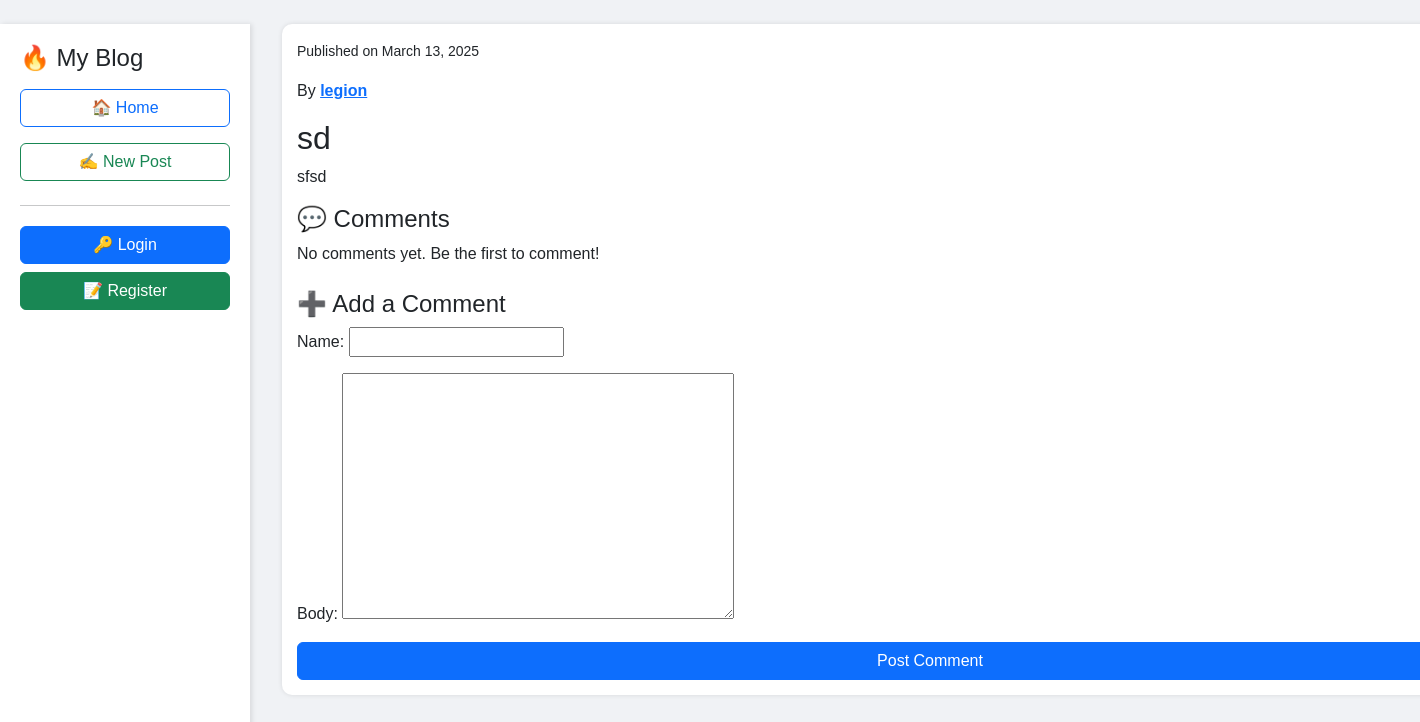
The app's page /post/3/, older data.
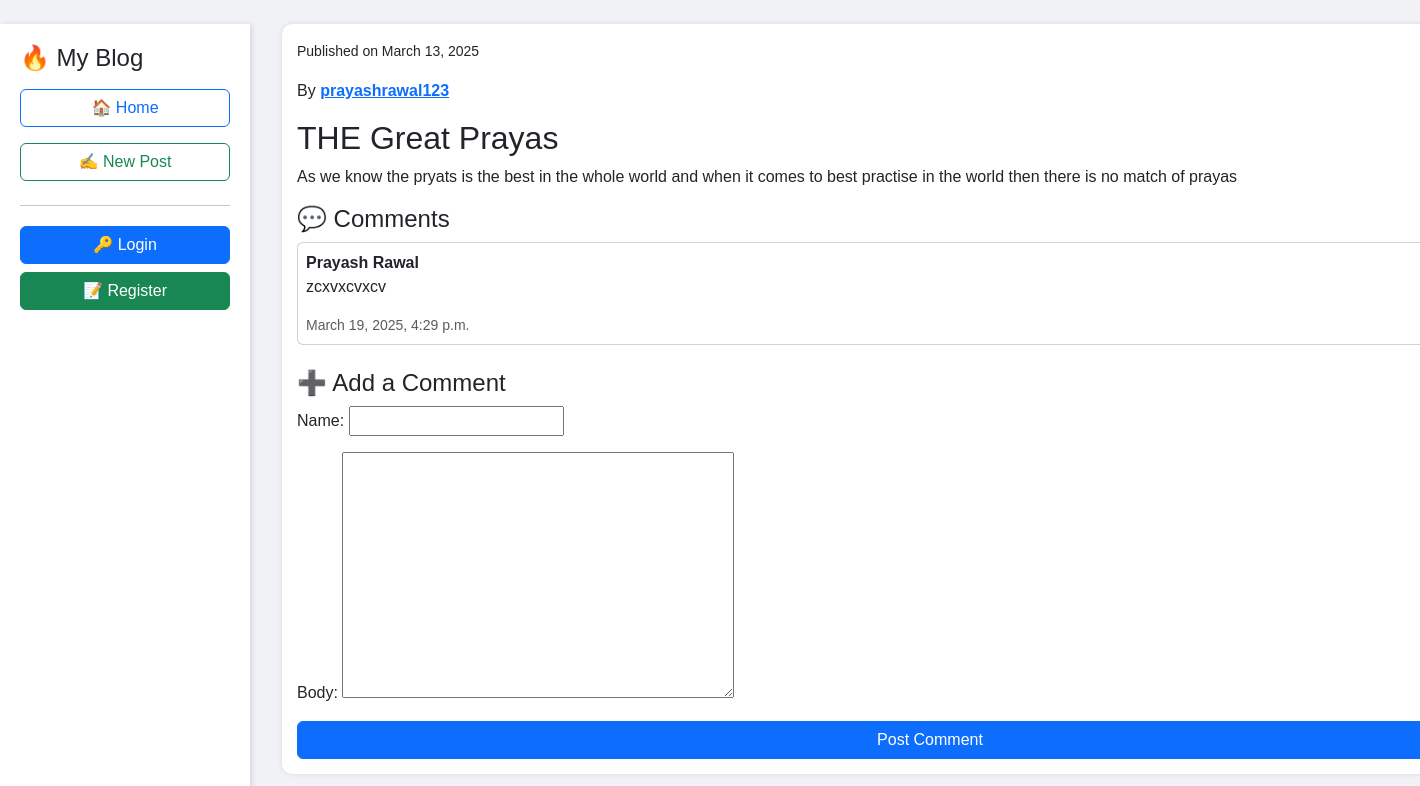
The same page, newer data.
### blog/models.py (models this page shows)
class BlogPost(models.Model):
    title = models.CharField(max_length=250)
    content = models.TextField()
    author = models.ForeignKey(User, on_delete=models.CASCADE, default=get_default_username())  # Default user
    image = models.ImageField(upload_to='blog_images/',blank= True,null=True)
    created_at = models.DateTimeField(auto_now_add=True)

class Comment(models.Model):
    post = models.ForeignKey(BlogPost,on_delete=models.CASCADE,related_name="comments")
    name = models.CharField(max_length=100)
    body = models.TextField()
    created_at = models.DateTimeField(auto_now_add=True)

### blog/views.py (the view)
# urls.py: path('post/<int:post_id>/', post_detail, name='post_detail'),
def post_detail(request, post_id):
    post = get_object_or_404(BlogPost, id=post_id)
    comments = post.comments.all()
    if request.method == "POST":
        form = CommentForm(request.POST)
        if form.is_valid():
            comment = form.save(commit=False)
            comment.post = post
            comment.save()
            return redirect('post_detail', post_id=post.id)  # Refresh page after comment
    else:
        form = CommentForm()
    return render(request, 'post_detail.html', {'post': post, 'comments': comments, 'form': form, 'user': request.user})

### blog/forms.py
class CommentForm(forms.ModelForm):
    class Meta:
        model = Comment
        fields = ['name','body']

### templates/post_detail.html (shortened to what this page needs)
{% extends "base.html" %}
{% block content %}
    <div class="post-card">
        <p><small>Published on {{ post.created_at|date:"F d, Y" }}</small></p>
        <p>By <a href="{% url 'profile' post.author.id %}"><strong>{{ post.author.username }}</strong></a></p>
        <h2>{{ post.title }}</h2>
        <p>{{ post.content }}</p>
        <h4>💬 Comments</h4>
        {% for comment in comments %}
            <div class="card p-2 mb-2">
                <strong>{{ comment.name }}</strong>
                <p>{{ comment.body }}</p>
                <small class="text-muted">{{ comment.created_at }}</small>
            </div>
        {% empty %}
            <p>No comments yet. Be the first to comment!</p>
        {% endfor %}
        <h4 class="mt-4">➕ Add a Comment</h4>
        <form method="post">
            {{ form.as_p }}
            <button type="submit" class="btn btn-primary w-100">Post Comment</button>
        </form>
    </div>
{% endblock %}

### templates/base.html (shortened to what this page needs)
<!DOCTYPE html>
<html lang="en">
<head>
    <link href="https://cdn.jsdelivr.net/npm/bootstrap@5.3.0/dist/css/bootstrap.min.css" rel="stylesheet">
</head>
<body>
    <div class="sidebar">
        <h4>🔥 My Blog</h4>
        <a href="{% url 'home' %}" class="btn btn-outline-primary w-100 my-2">🏠 Home</a>
        <a href="{% url 'add_post' %}" class="btn btn-outline-success w-100 my-2">✍️ New Post</a>
        <hr>
        {% if user.is_authenticated %}
            <p>Welcome, {{ user.username }}!</p>
            <form action="{% url 'logout' %}" method="post">
                {% csrf_token %}
                <button type="submit" class="btn btn-danger w-100">🚪 Logout</button>
            </form>
        {% else %}
            <a href="{% url 'login' %}" class="btn btn-primary w-100 my-1">🔑 Login</a>
            <a href="{% url 'register' %}" class="btn btn-success w-100 my-1">📝 Register</a>
        {% endif %}
    </div>
    <div class="content container mt-4">
        {% block content %}{% endblock %}
    </div>
</body>
</html>

### templates/base.html (style rules this page uses)
body { background-color: #f0f2f5; font-family: Arial, sans-serif; }
.sidebar { height: 100vh; background: #ffffff; padding: 20px; position: fixed; width: 250px; box-shadow: 2px 0 5px rgba(0, 0, 0, 0.1); }
.content { margin-left: 270px; }
.post-card { background: #fff; padding: 15px; border-radius: 10px; margin-bottom: 15px; box-shadow: 0px 0px 5px rgba(0, 0, 0, 0.1); }

Row changes from the older to the newer data that the page shows:
changed BlogPost: author.username "legion" → "prayashrawal123"; title "sd" → "THE Great Prayas"; content "sfsd" → "As we know the pryats is the best in the whole world and when it comes to best practise in the world then there is no match of prayas"
added Comment: name "Prayash Rawal", body "zcxvxcvxcv", created_at "March 19, 2025, 4:29 p.m."
Text that changed along with them:
text no longer shown: "No comments yet. Be the first to comment!"
